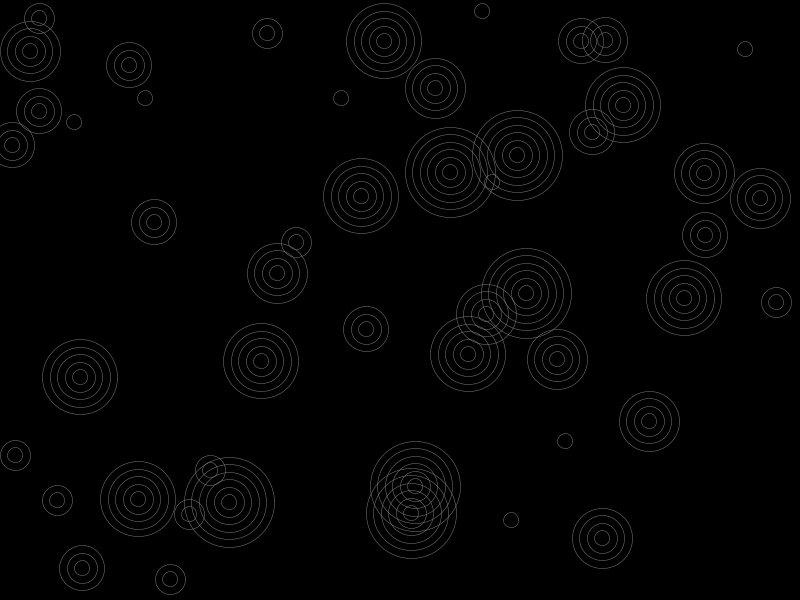
Frame 1 (no input)
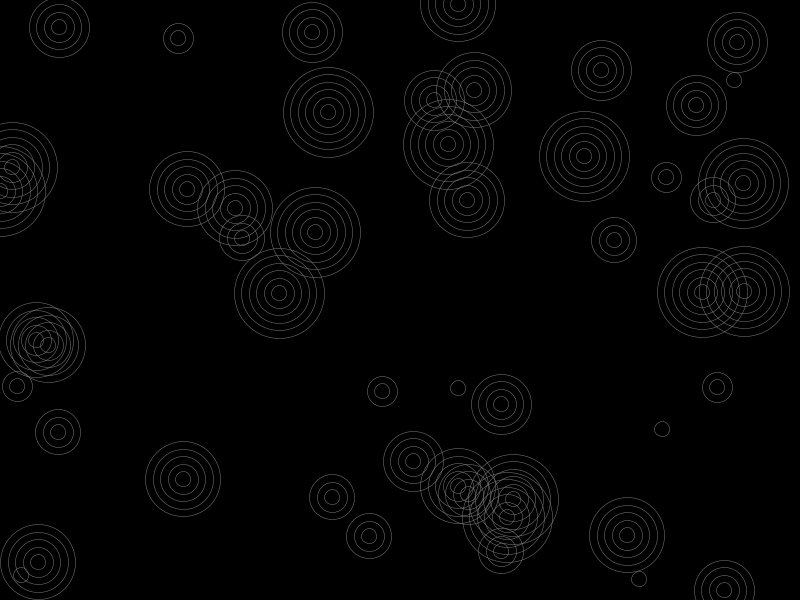
Frame 2 (the mouse pressed at the canvas centre, redrawn once)

The Processing sketch that drew these frames (run headless with seeded random() and noise(); the mouse was pressed at the canvas centre and the sketch redrawn once):

// Processing sketch: processing_112121
// ── processing_112121.pde

int numCircles = 14;
int spacing = 15;

void setup() {
  size(800, 600);
  smooth();
  background(0);
  noLoop();
}

void draw() { 
  background(0);

for(int i=0; i<50;i++){
  int bx = int(random(0,width));
  int by = int(random(0,height));
  int bnum = int(random(2,8));
  bullseye(bx,by,bnum);
  
}
  //bullseye(width/2, height/2, int(map(mouseY,0,600,2,100)));
  //bullseye(width/2-200, height/2, 15);
  //bullseye(mouseX,mouseY, 5);
  //bullseye(width/2, height/2-200, 10);
  //bullseye(width/2, height/2+200, 20);
  
}

void bullseye(int xPos, int yPos, int numCircles) {
  stroke(127);
  strokeWeight(.5);
  noFill();
  // bullseye
  for (int i=0;i < numCircles;i++)
  {
    ellipse(xPos, yPos, i*spacing, i*spacing);
   
  }
 // line(mouseX,mouseY,xPos,yPos);
}
